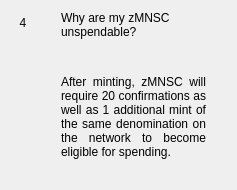
                  <widget class="QWidget" name="widgetFaq4" native="true">
                   <layout class="QHBoxLayout" name="horizontalPage_4" stretch="0,1">
                    <item alignment="Qt::AlignTop">
                     <widget class="QLabel" name="labelNumber4">
                      <property name="minimumSize">
                       <size>
                        <width>24</width>
                        <height>24</height>
                       </size>
                      </property>
                      <property name="maximumSize">
                       <size>
                        <width>16777215</width>
                        <height>24</height>
                       </size>
                      </property>
                      <property name="text">
                       <string>4</string>
                      </property>
                      <property name="alignment">
                       <set>Qt::AlignCenter</set>
                      </property>
                     </widget>
                    </item>
                    <item>
                     <layout class="QVBoxLayout" name="verticalLayoutPage_4">
                      <property name="leftMargin">
                       <number>20</number>
                      </property>
                      <property name="rightMargin">
                       <number>20</number>
                      </property>
                      <item>
                       <widget class="QLabel" name="labelSubtitle4">
                        <property name="text">
                         <string>Why are my zMNSC unspendable?</string>
                        </property>
                        <property name="wordWrap">
                         <bool>true</bool>
                        </property>
                       </widget>
                      </item>
                      <item>
                       <spacer name="verticalSpacer_40">
                        <property name="orientation">
                         <enum>Qt::Vertical</enum>
                        </property>
                        <property name="sizeType">
                         <enum>QSizePolicy::Fixed</enum>
                        </property>
                        <property name="sizeHint" stdset="0">
                         <size>
                          <width>20</width>
                          <height>30</height>
                         </size>
                        </property>
                       </spacer>
                      </item>
                      <item>
                       <widget class="QLabel" name="labelContent4">
                        <property name="text">
                         <string>
                           &lt;html&gt;&lt;head/&gt;&lt;body&gt;&lt;p align=&quot;justify&quot;&gt;
                           After minting, zMNSC will require 20 confirmations as well as 1
                           additional mint of the same denomination on the network to
                           become eligible for spending.
                           &lt;/p&gt;&lt;/body&gt;&lt;/html&gt;
                         </string>
                        </property>
                        <property name="alignment">
                         <set>Qt::AlignLeading|Qt::AlignLeft|Qt::AlignTop</set>
                        </property>
                        <property name="wordWrap">
                         <bool>true</bool>
                        </property>
                       </widget>
                      </item>
                      <item>
                       <spacer name="verticalSpacer_41">
                        <property name="orientation">
                         <enum>Qt::Vertical</enum>
                        </property>
                        <property name="sizeHint" stdset="0">
                         <size>
                          <width>20</width>
                          <height>20</height>
                         </size>
                        </property>
                       </spacer>
                      </item>
                     </layout>
                    </item>
                   </layout>
                  </widget>
